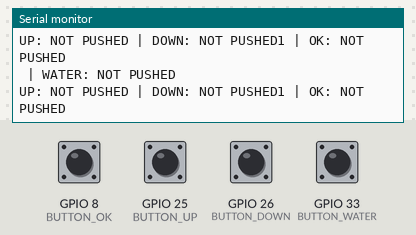
This sketch was run on a simulated ESP32. Shown: the last lines printed to the serial monitor. The test bench sets the inputs (shaded band); at power-on: GPIO 8 (BUTTON_OK), GPIO 25 (BUTTON_UP), GPIO 26 (BUTTON_DOWN), GPIO 33 (BUTTON_WATER) HIGH.

Above: at 1.2 s.
1.3 s: GPIO 8 (BUTTON_OK) pulled LOW for 0.15 s
At 1.4 s:
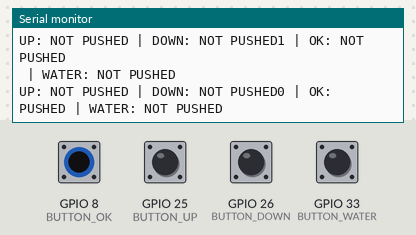
4.4 s: GPIO 25 (BUTTON_UP) pulled LOW for 0.15 s
6.0 s: GPIO 26 (BUTTON_DOWN) pulled LOW for 0.15 s
7.6 s: GPIO 33 (BUTTON_WATER) pulled LOW for 0.15 s
At 7.62 s:
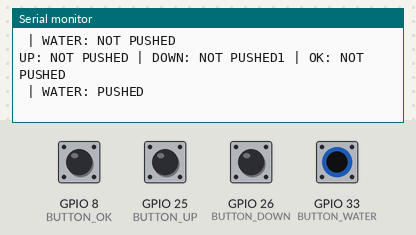
9.2 s: GPIO 8 (BUTTON_OK) pulled LOW for 1 s
At 9.32 s:
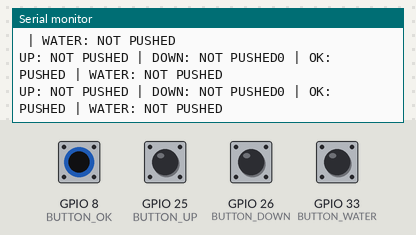

The sketch:

PRUEBA_BOTONES.ino
```cpp
#define BUTTON_UP 25
#define BUTTON_DOWN 26
#define BUTTON_OK 8
#define BUTTON_WATER 33

#define PUSHED LOW
#define N_PUSHED HIGH

  bool ReadButtonUp = N_PUSHED;
bool ReadButtonDown = N_PUSHED;
bool ReadButtonOk = N_PUSHED;
bool ReadButtonWater = N_PUSHED;

void setup() {
  Serial.begin(9600);

  pinMode(BUTTON_UP, INPUT_PULLUP);
  pinMode(BUTTON_DOWN, INPUT_PULLUP);
  pinMode(BUTTON_OK, INPUT_PULLUP);
  pinMode(BUTTON_WATER, INPUT_PULLUP);
}

void loop() {

  ReadButtonUp = digitalRead(BUTTON_UP);
  Serial.print("UP: ");
  if (ReadButtonUp == PUSHED) {
    Serial.print("PUSHED");
  } else {
    Serial.print("NOT PUSHED");
  }

  ReadButtonDown = digitalRead(BUTTON_DOWN);
  Serial.print(" | DOWN: ");
  if (ReadButtonDown == PUSHED) {
    Serial.print("PUSHED");
  } else {
    Serial.print("NOT PUSHED");
  }

  ReadButtonOk = digitalRead(BUTTON_OK);
  Serial.print(ReadButtonOk);
  Serial.print(" | OK: ");
  if (ReadButtonOk == PUSHED) {
    Serial.print("PUSHED");
  } else {
    Serial.println("NOT PUSHED");
  }

  ReadButtonWater = digitalRead(BUTTON_WATER);
  Serial.print(" | WATER: ");
  if (ReadButtonWater == PUSHED) {
    Serial.println("PUSHED");
  } else {
    Serial.println("NOT PUSHED");
  }
}
```

Measured:
- after the input at 1.3 s, the serial monitor: prints a new line at once (image 1)
- after the input at 7.6 s, the serial monitor: prints a new line at once (image 2)
- after the input at 9.2 s, the serial monitor: prints a new line after 0.06 s (image 3)
